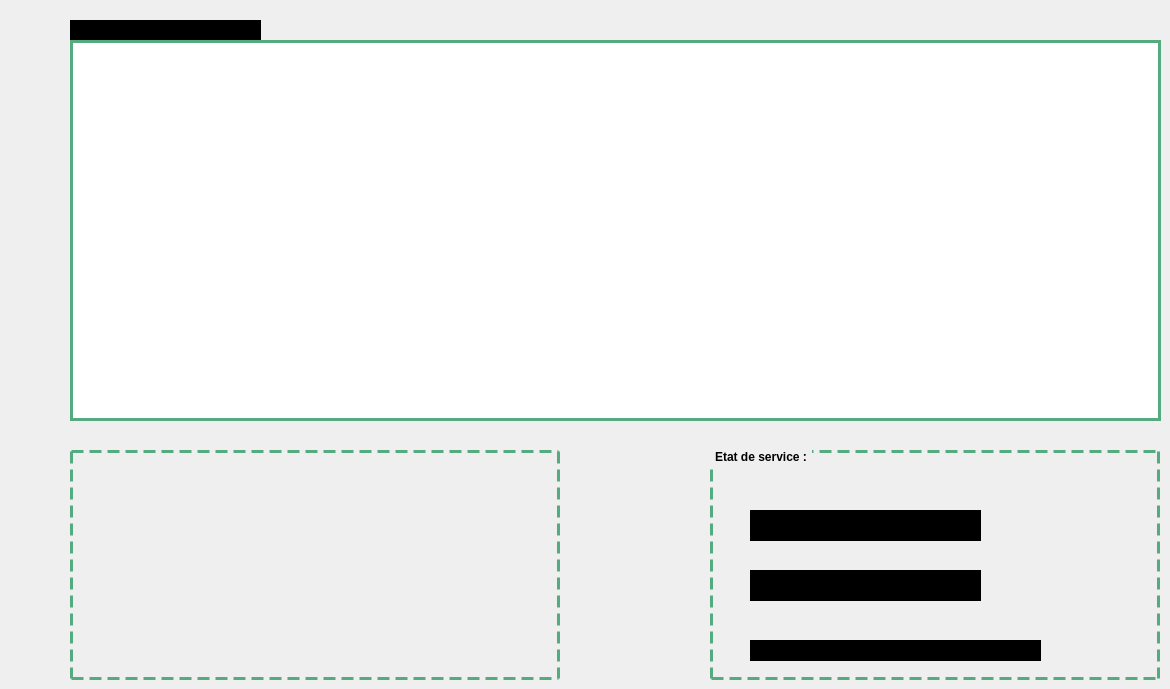
     <widget class="QWidget" name="tab">
      <attribute name="title">
       <string>Afficher Services</string>
      </attribute>
      <widget class="QLabel" name="label">
       <property name="geometry">
        <rect>
         <x>70</x>
         <y>450</y>
         <width>490</width>
         <height>230</height>
        </rect>
       </property>
       <property name="styleSheet">
        <string notr="true">QLabel {
    border: 3px dashed rgb(85, 170, 127);
    margin-top: 1ex; /* leave space at the top for the title */
font: 75 9pt &quot;MS Shell Dlg 2&quot;;
font-weight: bold;
}

QLabel::title {
    subcontrol-origin: margin;
    padding: 0 3px;
}</string>
       </property>
       <property name="text">
        <string/>
       </property>
       <property name="pixmap">
        <pixmap>../../../../Downloads/images.png</pixmap>
       </property>
       <property name="scaledContents">
        <bool>true</bool>
       </property>
      </widget>
      <widget class="QGroupBox" name="groupBox">
       <property name="geometry">
        <rect>
         <x>710</x>
         <y>450</y>
         <width>450</width>
         <height>230</height>
        </rect>
       </property>
       <property name="styleSheet">
        <string notr="true">QGroupBox {
    border: 3px dashed rgb(85, 170, 127);
    margin-top: 1ex; /* leave space at the top for the title */
font: 75 9pt &quot;MS Shell Dlg 2&quot;;
font-weight: bold;
}

QGroupBox::title {
    subcontrol-origin: margin;
    padding: 0 3px;
}</string>
       </property>
       <property name="title">
        <string>Etat de service :</string>
       </property>
       <widget class="QLabel" name="label_6">
        <property name="geometry">
         <rect>
          <x>40</x>
          <y>60</y>
          <width>231</width>
          <height>31</height>
         </rect>
        </property>
        <property name="styleSheet">
         <string notr="true">QLabel {
	font: 14pt &quot;MS Shell Dlg 2&quot;;
    color: black;
    background-color: black;
    font-weight: bold;
}</string>
        </property>
        <property name="text">
         <string>Cafe:  Disponible</string>
        </property>
       </widget>
       <widget class="QLabel" name="label_7">
        <property name="geometry">
         <rect>
          <x>40</x>
          <y>120</y>
          <width>231</width>
          <height>31</height>
         </rect>
        </property>
        <property name="styleSheet">
         <string notr="true">QLabel {
	font: 14pt &quot;MS Shell Dlg 2&quot;;
    color: black;
    background-color: black;
    font-weight: bold;
}
</string>
        </property>
        <property name="text">
         <string>Lavage: Jour Férié</string>
        </property>
       </widget>
       <widget class="QLabel" name="label_8">
        <property name="geometry">
         <rect>
          <x>40</x>
          <y>190</y>
          <width>291</width>
          <height>21</height>
         </rect>
        </property>
        <property name="styleSheet">
         <string notr="true">QLabel {
	font: 14pt &quot;MS Shell Dlg 2&quot;;
    color: black;
    background-color: black;
    font-weight: bold;
}</string>
        </property>
        <property name="text">
         <string>Entrentien: Hors service</string>
        </property>
       </widget>
      </widget>
      <widget class="QLabel" name="label_9">
       <property name="geometry">
        <rect>
         <x>70</x>
         <y>20</y>
         <width>191</width>
         <height>21</height>
        </rect>
       </property>
       <property name="styleSheet">
        <string notr="true">QLabel {
	font: 12pt &quot;MS Shell Dlg 2&quot;;
    color: black;
    background-color: black;
    font-weight: bold;
}
</string>
       </property>
       <property name="text">
        <string>Service récent :</string>
       </property>
      </widget>
      <widget class="QLabel" name="label_13">
       <property name="geometry">
        <rect>
         <x>1020</x>
         <y>9</y>
         <width>141</width>
         <height>31</height>
        </rect>
       </property>
       <property name="text">
        <string/>
       </property>
       <property name="pixmap">
        <pixmap>../../../../Downloads/331307335_580804193677575_966179827642562636_n.png</pixmap>
       </property>
       <property name="scaledContents">
        <bool>true</bool>
       </property>
      </widget>
      <widget class="QTableView" name="tab_recent_sr">
       <property name="geometry">
        <rect>
         <x>70</x>
         <y>40</y>
         <width>1091</width>
         <height>381</height>
        </rect>
       </property>
       <property name="styleSheet">
        <string notr="true">QHeaderView::section {
	font: 75 9pt &quot;MS Shell Dlg 2&quot;;
font-weight: bold;
	color:rgb(66,117,102);
    padding: 4px;
    border-style: solid ;
    border-bottom: 2px solid rgb(85, 170, 127) ;
    border-right: 2px solid rgb(85, 170, 127) ;
}
QScrollBar:horizontal {
    border: 2px solid grey;
    background: #3f7265;
    height: 15px;
    margin: 0px 20px 0 20px;
}
QScrollBar::handle:horizontal {
    background:rgb(238, 238, 238);
    min-width: 20px;
}
QScrollBar::add-line:horizontal {
    border: 2px solid grey;
    background: #3f7265;
    width: 20px;
    subcontrol-position: right;
    subcontrol-origin: margin;
}

QScrollBar::sub-line:horizontal {
    border: 2px solid grey;
    background: #3f7265;
    width: 20px;
    subcontrol-position: left;
    subcontrol-origin: margin;
}
QTableView {
    border: 3px solid rgb(85, 170, 127);
    inner-border: 3px dashed rgb(85, 170, 127);
    margin-top: 1ex; /* leave space at the top for the title */
font: 10pt &quot;MS Shell Dlg 2&quot;;
}</string>
       </property>
      </widget>
     </widget>
